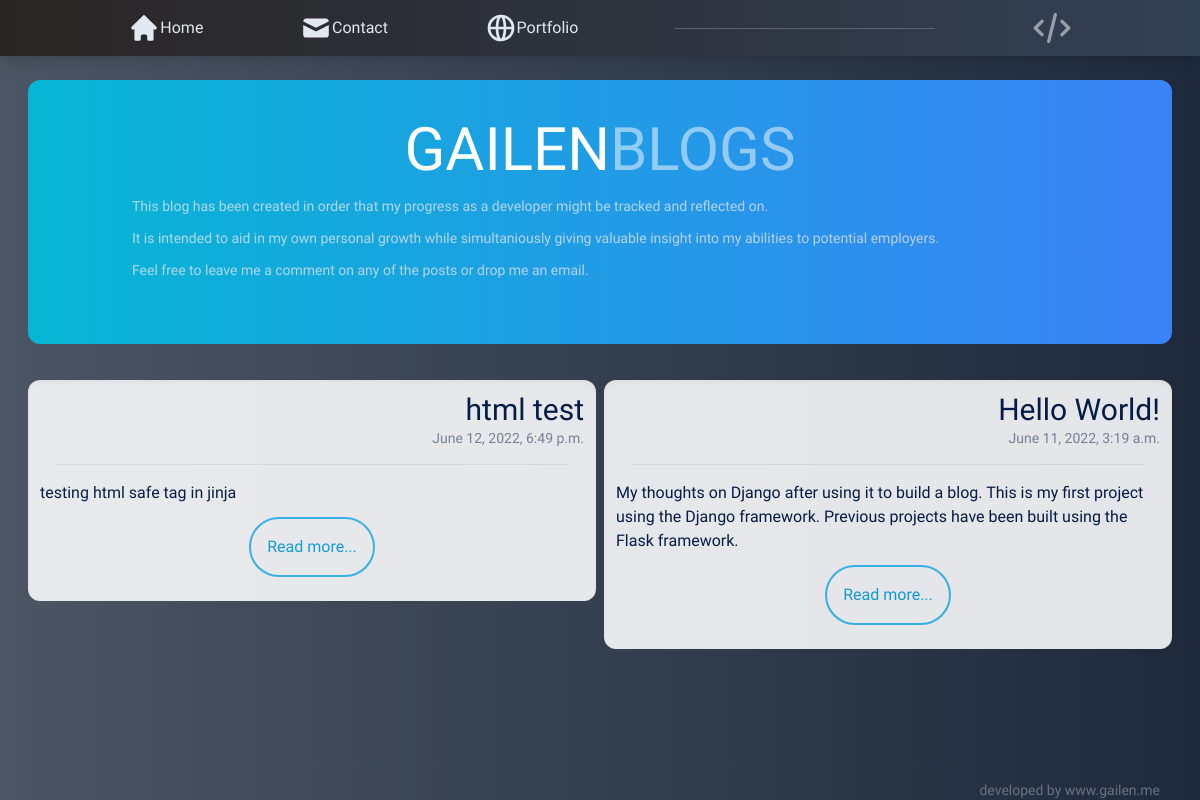
The app's page /, older data.
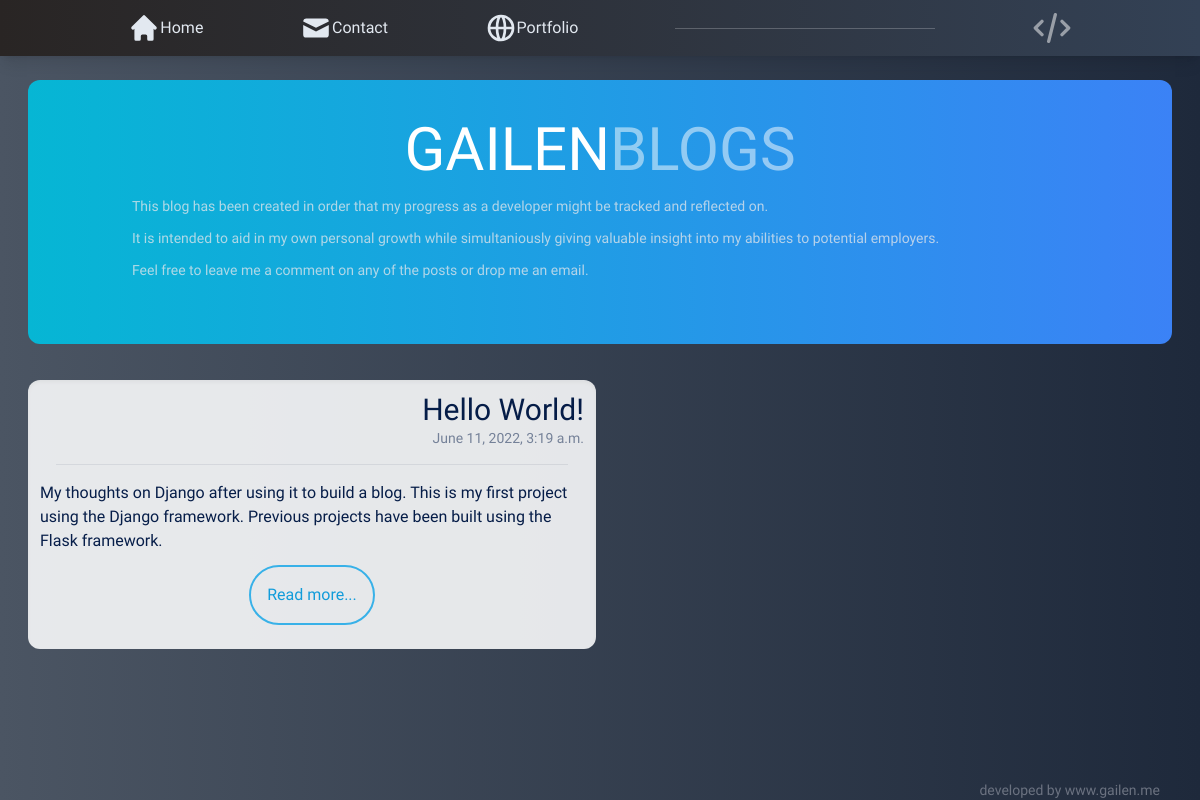
The same page, newer data.
### post/models.py (models this page shows, shortened)
class Post(models.Model):
    category = models.ForeignKey(Category, related_name='posts', on_delete = models.CASCADE)
    title = models.CharField(max_length=255)
    slug = models.SlugField(max_length=255)
    intro = models.TextField(max_length=280) #twitter character limit to keep the intro short.
    body = RichTextField(blank=True, null=True)
    created_at = models.DateTimeField(auto_now_add = True)
    class Meta:
        ordering = ('-created_at', )

### post/views.py (the view)
# urls.py: path('', views.bloghome, name='bloghome'),
def bloghome(request):
    posts = Post.objects.all()
    return render(request, 'post/bloghome.html', {'posts': posts})

### post/templates/post/bloghome.html
{% extends 'post/blog.html' %}
{% block content %}
<div id="banner" class="rounded-xl bg-gradient-to-r from-cyan-500 to-blue-500 p-6 m-1 cursor-pointer">
    <h1 id="gailenDevs" class="text-8xl text-white w-full p-4">GAILEN<span class="opacity-50">BLOGS</span></h1>
    <article class="text-left text-sm text-gray-200 lg:px-20 mb-10 space-y-3">
        <p class="transition ease-in-and-out duration-200 hover:opacity-100 opacity-75">
            This blog has been created in order that my progress as a developer might be tracked and reflected on.
        </p>
        <p class="transition ease-in-and-out duration-200 hover:opacity-100 opacity-75">
            It is intended to aid in my own personal growth while simultaniously giving valuable insight into my
            abilities to potential employers.</p>
        <p class="transition ease-in-and-out duration-200 hover:opacity-100 opacity-75">
            Feel free to leave me a comment on any of the posts or drop me an email.</p>
    </article>
</div>
<div class="grid grid-flow-row md:grid-cols-2 xl:grid-cols-3">
    {% for post in posts %}
<div class="p-1">
    <article id="post" class="p-3 bg-gray-50 rounded-xl shadow-inner">
            <div class="text-right">
                <h2 class="text-3xl">
                    {{post.title}}
                </h2>
                <p class="text-sm opacity-50">
                    {{post.created_at}}
                </p>
            </div>
            <hr class="m-4 text-center">
            <p>{{post.intro}}</p>
            <div class="py-3 flex justify-center">
            <a href="{% url 'post_detail' post.slug %}" class="rounded-full border-solid border-2 border-sky-400 text-sky-500 p-4 transition ease-in-and-out hover:shadow-lg">
            Read more...</a>
            </div>
    </article>
</div>
    {% endfor %}
</div>
<footer class="sm:absolute inset-x-0 bottom-0 px-10">
    <p class="text-right text-sm text-gray-500">developed by <a href="http://gailen.me">www.gailen.me</a></p>
</footer>
{% endblock %}

### post/templates/post/blog.html (shortened to what this page needs)
<!DOCTYPE html>
<html lang="en">
<head>
    <script src="https://cdn.tailwindcss.com"></script>
    <link rel="stylesheet" href="/static/css/style.css">
</head>
<body class="bg-gradient-to-r from-gray-600 to-slate-800 bg-no-repeat bg-cover">
    <nav class="flex justify-around py-2 px-20 text-slate-200 bg-gradient-to-r from-stone-800 to-slate-700 sticky top-0 w-full shadow-lg">
        <div class="flex justify-start items-center">
            <div class="transition ease-in-out duration-500 hover:grayscale"><a href="/">
                    <svg xmlns="http://www.w3.org/2000/svg" class="h-8 w-8" viewBox="0 0 20 20" fill="currentColor">
                        <path
                            d="M10.707 2.293a1 1 0 00-1.414 0l-7 7a1 1 0 001.414 1.414L4 10.414V17a1 1 0 001 1h2a1 1 0 001-1v-2a1 1 0 011-1h2a1 1 0 011 1v2a1 1 0 001 1h2a1 1 0 001-1v-6.586l.293.293a1 1 0 001.414-1.414l-7-7z" />
                    </svg>
            </div>
            <div>
                Home</a>
            </div>
        </div>
        <div class="flex justify-start items-center">
            <div class="transition ease-in-out duration-500 hover:grayscale"><a href="mailto:gailen.me@outlook.com">
                    <svg xmlns="http://www.w3.org/2000/svg" class="h-8 w-8" viewBox="0 0 20 20" fill="currentColor">
                        <path d="M2.003 5.884L10 9.882l7.997-3.998A2 2 0 0016 4H4a2 2 0 00-1.997 1.884z" />
                        <path d="M18 8.118l-8 4-8-4V14a2 2 0 002 2h12a2 2 0 002-2V8.118z" />
                    </svg>
            </div>
            <div>
                Contact</a>
            </div>
        </div>
        <div class="flex justify-start items-center">
            <div class="transition ease-in-out duration-500 hover:grayscale"><a href="http://gailen.me/"
                    target="_blank">
            </div>
            <div>
                Portfolio</a>
            </div>
        </div>
        <span class="w-1/4 self-center"><hr class="opacity-25"></span>
        <div class="flex justify-start items-center text-white opacity-50">
            <svg xmlns="http://www.w3.org/2000/svg" class="h-10 w-10" fill="none" viewBox="0 0 24 24"
                stroke="currentColor" stroke-width="2">
                <path stroke-linecap="round" stroke-linejoin="round" d="M10 20l4-16m4 4l4 4-4 4M6 16l-4-4 4-4" />
            </svg>
        </div>
    </nav>
    <main class="space-y-8 px-6 my-6">
        {% block content %}
        {% endblock %}
    </main>
</body>
</html>

### post/static/css/style.css (style rules this page uses)
body { font-family: 'Overpass', sans-serif; font-weight: 200; min-height: 100vh; }
div#banner { text-align: center; }
#gailenDevs { font-size: 5vw; }
nav { z-index: 1; }
article#post { opacity: .9; color: #001947; top: 0; bottom: 0; }

Row changes from the older to the newer data that the page shows:
removed Post: title "html test", created_at "June 12, 2022, 6:49 p.m.", intro "testing html safe tag in jinja"
